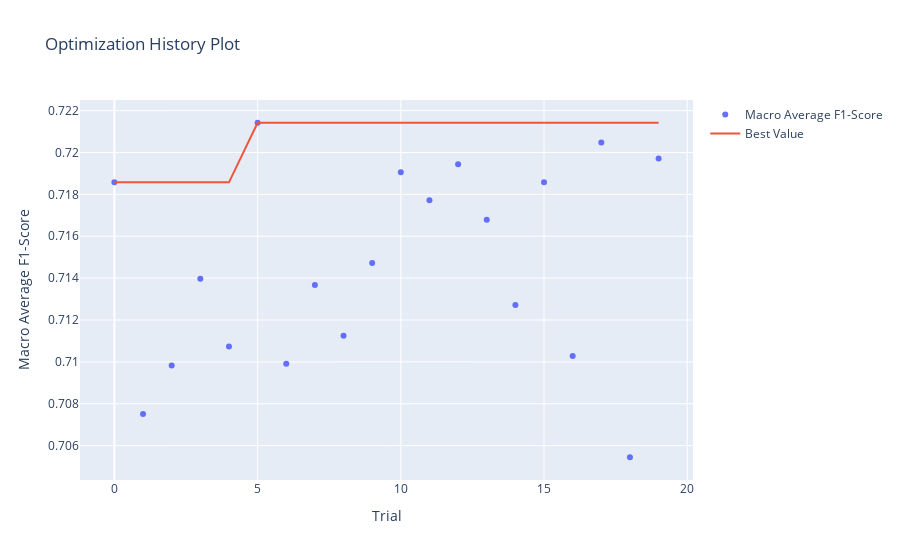

The notebook cell saved with this chart:
### Markdown cell above
###### 4.1.1.1 Visualizaciones

### Code cell
# Obteniendo las herramientas gráficas
from optuna.visualization import plot_optimization_history, plot_parallel_coordinate, plot_param_importances, plot_slice, plot_contour

# Gráfico de historial de optimización
print("El mejor valor de Macro Average F1-Score es: ", study.best_value)
plot_optimization_history(study, target_name="Macro Average F1-Score")

### Figure 1 — Plotly figure (JSON) as saved in the notebook; plotly's stock layout.template omitted (floating-point values rounded to 4 significant figures)
{"data": [{"mode": "markers", "name": "Macro Average F1-Score", "type": "scatter", "x": [0, 1, 2, 3, 4, 5, 6, 7, 8, 9, 10, 11, 12, 13, 14, 15, 16, 17, 18, 19], "y": [0.7186, 0.7075, 0.7098, 0.714, 0.7107, 0.7214, 0.7099, 0.7137, 0.7112, 0.7147, 0.7191, 0.7177, 0.7194, 0.7168, 0.7127, 0.7186, 0.7103, 0.7205, 0.7054, 0.7197]}, {"mode": "lines", "name": "Best Value", "type": "scatter", "x": [0, 1, 2, 3, 4, 5, 6, 7, 8, 9, 10, 11, 12, 13, 14, 15, 16, 17, 18, 19], "y": [0.7186, 0.7186, 0.7186, 0.7186, 0.7186, 0.7214, 0.7214, 0.7214, 0.7214, 0.7214, 0.7214, 0.7214, 0.7214, 0.7214, 0.7214, 0.7214, 0.7214, 0.7214, 0.7214, 0.7214]}, {"marker": {"color": "#cccccc"}, "mode": "markers", "name": "Infeasible Trial", "showlegend": false, "type": "scatter", "x": [], "y": []}], "layout": {"title": {"text": "Optimization History Plot"}, "xaxis": {"title": {"text": "Trial"}}, "yaxis": {"title": {"text": "Macro Average F1-Score"}}}}
